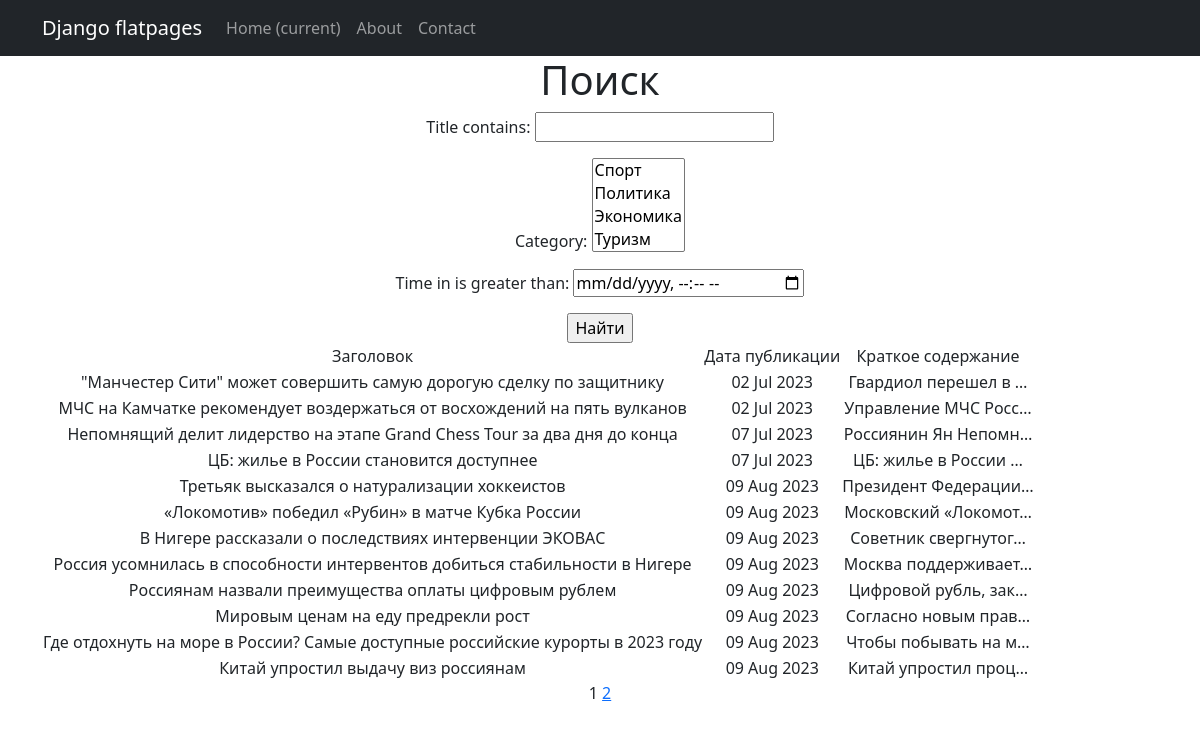
/posts/search/, run on the app's committed database.
### news/models.py (models this page shows, shortened)
class Post(models.Model):
    article = 'Статья'
    news = 'Новость'
    TYPES = [(article, 'Статья'),
             (news, 'Новость')
             ]
    author = models.ForeignKey('Author', on_delete=models.CASCADE)
    type = models.CharField(max_length=7, choices=TYPES, default=news)
    time_in = models.DateTimeField(auto_now_add=True)
    title = models.CharField(max_length=255)
    text = models.TextField()
    post_rating = models.IntegerField(default=0)
    category = models.ManyToManyField('Category', through='PostCategory')

### news/views.py (the view)
# urls.py: path('search/', PostSearch.as_view(), name = 'search'),
class PostSearch(ListView):
    model = Post
    template_name = 'search.html'
    context_object_name = 'search'
    paginate_by = 10
    def get_queryset(self):
        queryset = super().get_queryset()
        self.filterset = PostFilter(self.request.GET, queryset)
        return self.filterset.qs
    def get_context_data(self, **kwargs):
        context = super().get_context_data(**kwargs)
        context['filterset'] = self.filterset
        return context

### news/models.py (called while the page is built)
    def __str__(self):
        return f'{self.name}'

### news/templatetags/censor.py (called while the page is built)
@register.filter()
def change(text):
   text = text.split()
   for i, word in enumerate(text):
      if word[-1] in znaki:
         _word = word[:-1]
         if _word in bad_words:
            text[i] = '***'
      else:
         if word in bad_words:
            text[i] = '***'
   return ' '.join(text)

### news/templatetags/custom_tags.py (called while the page is built)
@register.simple_tag(takes_context=True)
def url_replace(context, **kwargs):
   d = context['request'].GET.copy()
   for k, v in kwargs.items():
       d[k] = v
   return d.urlencode()

### templates/search.html (shortened to what this page needs)
{% extends 'flatpages/default.html' %}
{% load censor %}
{% load custom_tags %}
{% block content %}
   <h1>Поиск</h1>
   <form action="" method="get">
   {{ filterset.form.as_p }}
   <input type="submit" value="Найти" />
   </form>
      <table>
           <tr>
               <td>Заголовок</td>
               <td>Дата публикации</td>
               <td>Краткое содержание</td>
           </tr>
           {% for post in filterset.qs %}
           <tr>
               <td>{{ post.title|change }}</td>
               <td>{{ post.time_in|date:'d M Y' }}</td>
               <td>{{ post.text|truncatechars:20|change }}</td>
           </tr>
           {% endfor %}
       </table>
   {{ page_obj.number }}
   {% if page_obj.has_next %}
       <a href="?{% url_replace page=page_obj.next_page_number %}">{{ page_obj.next_page_number }}</a>
   {% endif %}
{% endblock content %}

### data on the page
Post: title|change "\"Манчестер Сити\" может совершить самую дорогую сделку по защитнику", time_in "02 Jul 2023", text|change "Гвардиол перешел в …"
Post: title|change "МЧС на Камчатке рекомендует воздержаться от восхождений на пять вулканов", time_in "02 Jul 2023", text|change "Управление МЧС Росс…"
Post: title|change "Непомнящий делит лидерство на этапе Grand Chess Tour за два дня до конца", time_in "07 Jul 2023", text|change "Россиянин Ян Непомн…"
Post: title|change "ЦБ: жилье в России становится доступнее", time_in "07 Jul 2023", text|change "ЦБ: жилье в России …"
Post: title|change "Третьяк высказался о натурализации хоккеистов", time_in "09 Aug 2023", text|change "Президент Федерации…"
Post: title|change "«Локомотив» победил «Рубин» в матче Кубка России", time_in "09 Aug 2023", text|change "Московский «Локомот…"
Post: title|change "В Нигере рассказали о последствиях интервенции ЭКОВАС", time_in "09 Aug 2023", text|change "Советник свергнутог…"
Post: title|change "Россия усомнилась в способности интервентов добиться стабильности в Нигере", time_in "09 Aug 2023", text|change "Москва поддерживает…"
Post: title|change "Россиянам назвали преимущества оплаты цифровым рублем", time_in "09 Aug 2023", text|change "Цифровой рубль, зак…"
Post: title|change "Мировым ценам на еду предрекли рост", time_in "09 Aug 2023", text|change "Согласно новым прав…"
Post: title|change "Где отдохнуть на море в России? Самые доступные российские курорты в 2023 году", time_in "09 Aug 2023", text|change "Чтобы побывать на м…"
Post: title|change "Китай упростил выдачу виз россиянам", time_in "09 Aug 2023", text|change "Китай упростил проц…"

### other printed values
{{ page_obj.number }} "1"
{{ page_obj.next_page_number }} "2"
